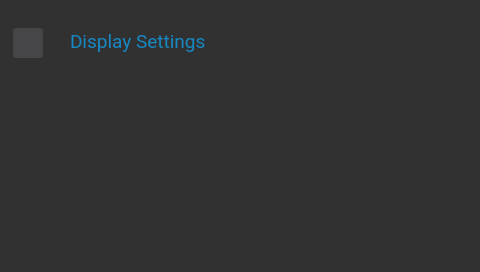
<?xml version="1.0" encoding="UTF-8"?>
<ui version="4.0">
 <class>DisplaySettingsSettingsBasic</class>
 <widget class="QDialog" name="DisplaySettingsSettingsBasic">
  <property name="geometry">
   <rect>
    <x>0</x>
    <y>0</y>
    <width>480</width>
    <height>272</height>
   </rect>
  </property>
  <property name="windowTitle">
   <string>Dialog</string>
  </property>
  <property name="styleSheet">
   <string notr="true">background-color: rgb(49, 49, 49);</string>
  </property>
  <widget class="QPushButton" name="backDisplaySettings">
   <property name="geometry">
    <rect>
     <x>13</x>
     <y>28</y>
     <width>30</width>
     <height>30</height>
    </rect>
   </property>
   <property name="focusPolicy">
    <enum>Qt::NoFocus</enum>
   </property>
   <property name="styleSheet">
    <string notr="true">border:none;
border-radius:3px;
background-color: rgb(70, 70, 73);border:none;</string>
   </property>
   <property name="text">
    <string/>
   </property>
   <property name="icon">
    <iconset resource="../rsc/resource.qrc">
     <normaloff>:/icons/previous.png</normaloff>:/icons/previous.png</iconset>
   </property>
  </widget>
  <widget class="QLabel" name="displaySettingsTitle">
   <property name="geometry">
    <rect>
     <x>70</x>
     <y>30</y>
     <width>261</width>
     <height>23</height>
    </rect>
   </property>
   <property name="font">
    <font>
     <family>Roboto</family>
     <pointsize>14</pointsize>
    </font>
   </property>
   <property name="styleSheet">
    <string notr="true">color:#1788C3;</string>
   </property>
   <property name="text">
    <string>Display Settings</string>
   </property>
  </widget>
 </widget>
 <resources>
  <include location="../rsc/resource.qrc"/>
 </resources>
 <connections/>
</ui>
